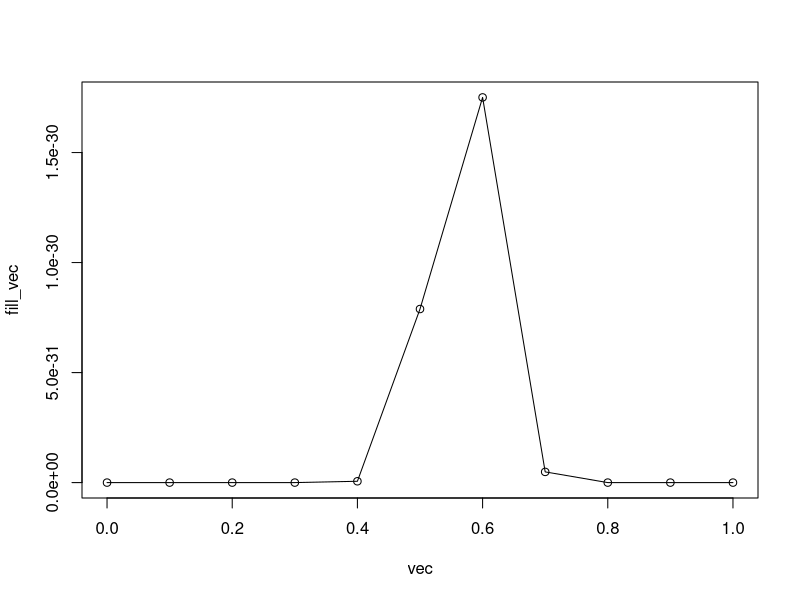
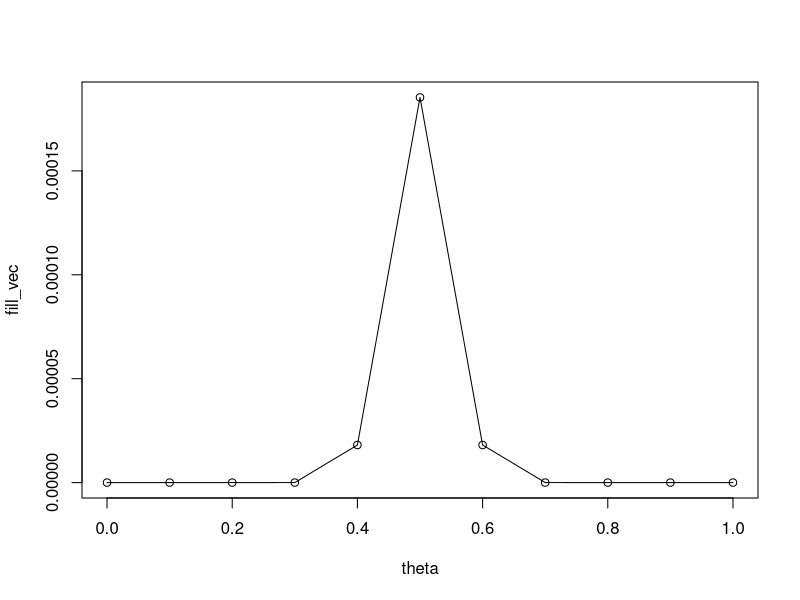
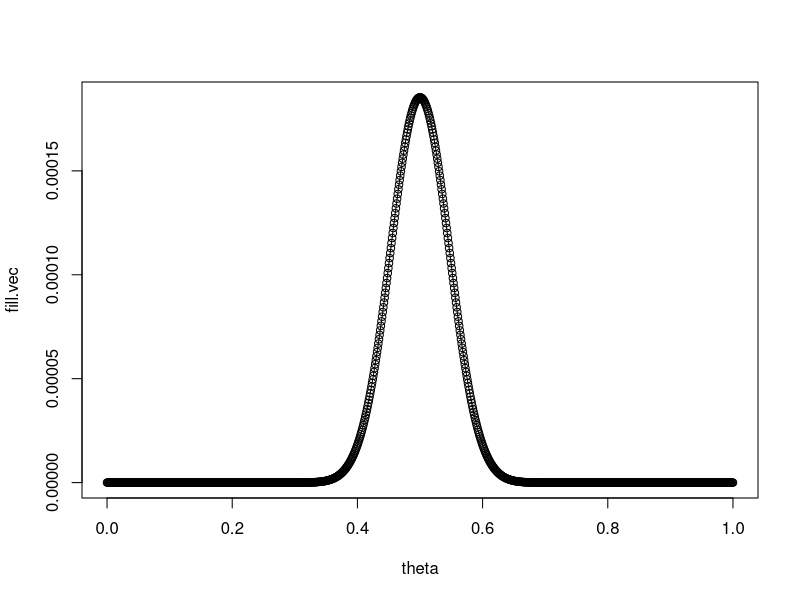
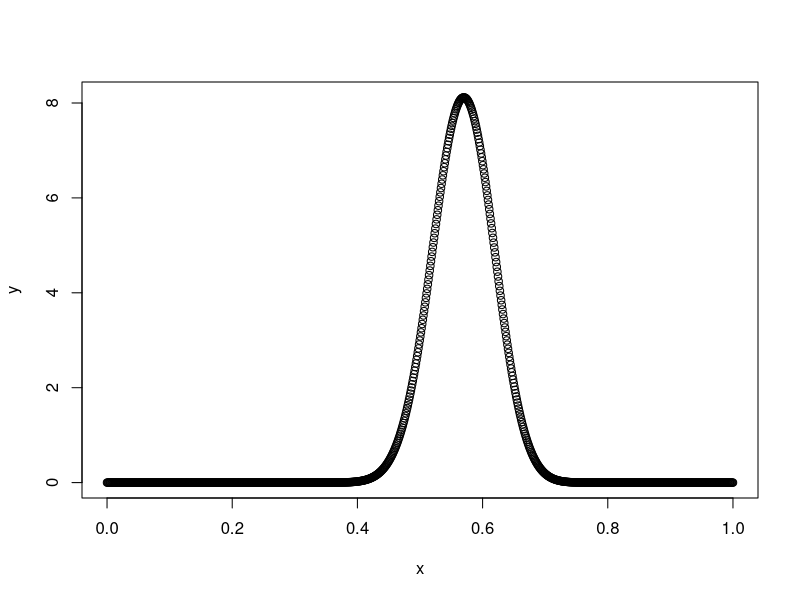
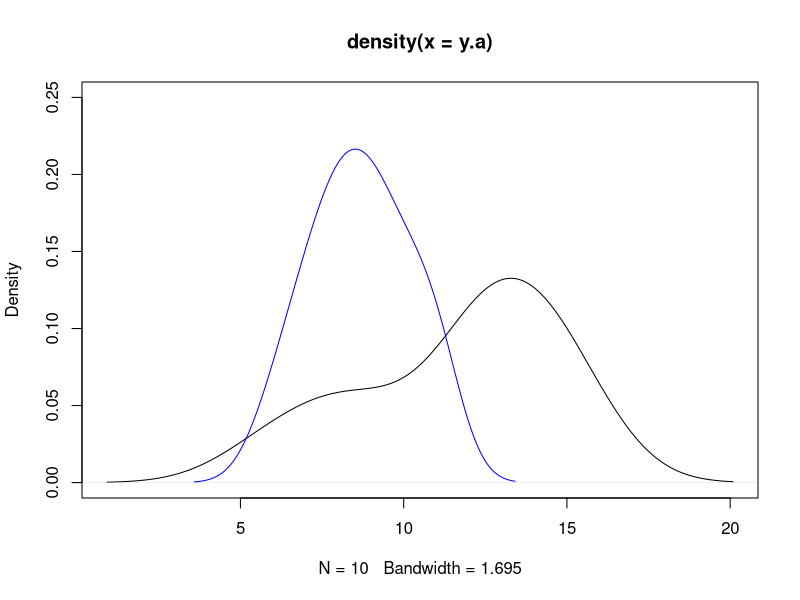
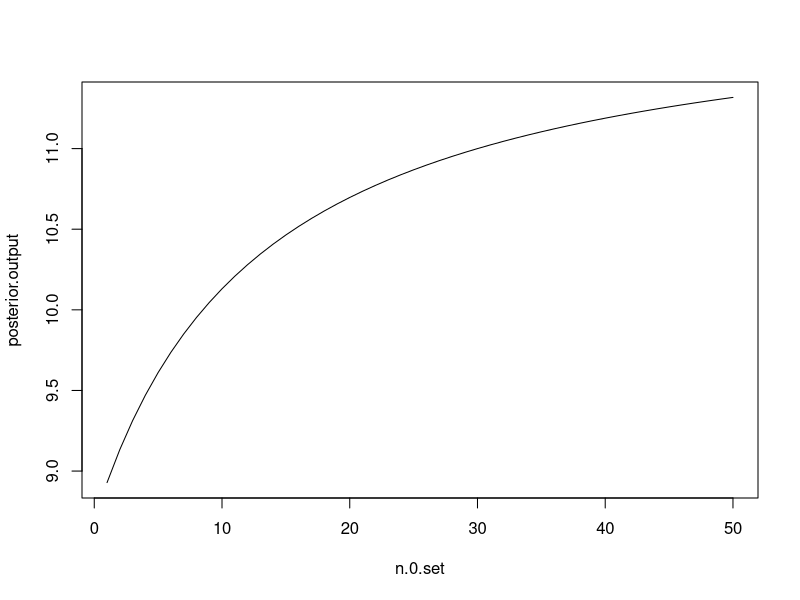

R code for these plots, in order:

# question 3.1 b

three.one <- function(x)
{
  one <- x^57
  two <- (1-x)^43
  three <- one*two
  print(three)
}

vec <- seq(0,1,0.1)
fill_vec <- rep(0, length(vec))

for(i in 1:11) 
  {
  input <- three.one(vec[i])
  print(vec[i])
  print(input)
  
  fill_vec[i] <- input
  }

plot(vec, fill_vec, type = "o")



#3.1 part c

# compute the posterior probability of theta

constant <- (gamma(58)*gamma(44)) / gamma(102)

(theta <- seq(0,1,0.1)) # prior theta values
fill_vec <- rep(0,length(theta)) # posterior theta estimates

three.three <- function(tht)
{
  one <- tht^57
  two <- (1 - tht)^57
  three <- (one * two) / constant
  print(three)
}

for(i in 1:length(theta))
{
  input <- three.three(theta[i])
  #print(theta[i])
  #print(input)
  
  fill_vec[i] <- input
}

plot(theta, fill_vec, type="o")

# 3.1 part d

theta <- seq(0,1,length.out = 1000)
fill.vec <- rep(0,1000)
   
three.four <- function(tht)
{
  one <- tht^57
  two <- (1 - tht)^57
  three <- (one * two) / constant
  print(three)
}

for(i in 1:length(theta))
{
  input <- three.four(theta[i])
  fill.vec[i] <- input
}

plot(theta, fill.vec, type="o")


# 3.1 part e

x <- seq(0,1,length.out = 1000)
y <- dbeta(x = x, shape1 = 58, shape2 = 44)

plot(x,y)


# 3.3 part a

y.a <- c(12,9,12,14,13,13,15,8,15,6)
y.b <- c(11,11,10,9,9,8,7,10,6,8,8,9,7)

plot(density(y.a), ylim=c(0,.25))
lines(density(y.b), col="blue")

# specify the parameters for population A
a.a <- 120; a.b <- 10 # prior is y ~ gamma(120, 10)
n.a <- length(y.a)
sum.y.a <- sum(y.a)


# the mean of the gamma distribution is given by (a / b)
# which in this case will be: (sum.y.a + a.a) / (a.b + n.a)
(sum.y.a + a.a) / (a.b + n.a)

# the variance of the gamma distribution is given by (a / b^2)
# which in this case will be: (sum.y.a + a.a) / (a.b + n.a)^2
(sum.y.a + a.a) / (a.b + n.a)^2

# The 95% quantile-based estimate will be found by pulling quantiles from the 
# gamma distribution with the posterior parameters (sum.y.a + a.a) / (a.b + n.a)

qgamma(c(0.025,0.975), (sum.y.a + a.a), (a.b + n.a) )


# repeat this exercise for the independent B distribution

b.a <- 12; b.b <- 1 # prior is y ~ gamma(12, 1)
n.b <- length(y.b)
sum.y.b <- sum(y.b)


# the mean of the gamma distribution is given by (a / b)
(sum.y.b + b.a) / (b.b + n.b)

# the variance of the gamma distribution is given by (a / b^2)
(sum.y.b + b.a) / (b.b + n.b)^2

# The 95% quantile-based estimate will be found by pulling quantiles from the 
# gamma distribution with the posterior parameters (a,b)

qgamma(c(0.025,0.975), (sum.y.b + b.a), (b.b + n.b) )

# compute and plot the posterior expectations of theta.b under a prior with 
# theta.b ~ gamma(12 * n.0 , n.0), for n.0 in {0, ... , 50}

# create a function

n.0.set <- seq(1,50, by = 1)
posterior.output <- rep(0, length(n.0.set))

post.gamma <- function(n.0)
{
  b.a <- (12 * n.0)
  b.b <- n.0
  n.b <- length(y.b)
  sum.y.b <- sum(y.b)
  
  # posterior expectation = mean = (a / b) = (sum.y.b + b.a) / (b.b + n.b)
  post.gamma.output <- (sum.y.b + b.a) / (b.b + n.b)
  return(post.gamma.output)
}

for(i in 1:length(n.0.set))
{
  posterior.output[i] <- post.gamma(n.0.set[i])
}

plot(n.0.set, posterior.output, type = "l")


# 3.4 part a
